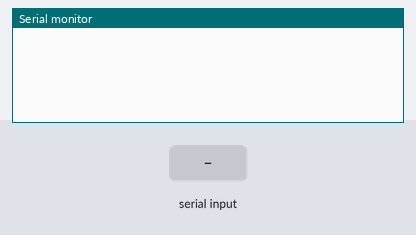
Recording of a sketch running on a simulated Arduino Uno, built with avr-gcc and run on an emulated ATmega328P. On the bench: the last lines printed to the serial monitor. The inputs (shaded band) are chosen by the test bench.

Above: at 1.2 s.
1.3 s: "1" received over Serial
At 2.3 s:
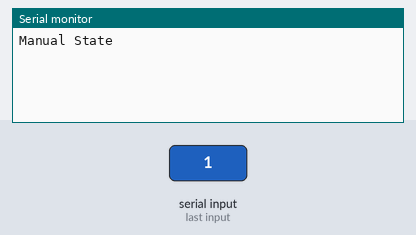
2.8 s: "0" received over Serial
At 3.5 s:
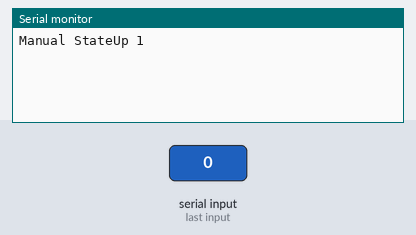

The sketch:

individualControls.ino
```cpp
/*All Quadcopter code under*/


/* Data types clarifier */
typedef unsigned char u8;
typedef unsigned short int u16;
typedef unsigned long int u32;

#define FALSE 0
#define TRUE !False

/* Enum type for state machine */
typedef enum{
  State_PowerSaving,
  State_TemperatureMeasurement,
  State_ManualDroneControl,
  State_AutomaticDroneTakeOff
}EnStates;

static EnStates En_StateMachineGlobal;

#define BAUD_RATE 115200

/* Function prototypes */
void GetBluetoothCommand(void);


/* Variable initializer */
void setup(void)
{
  Serial.begin(BAUD_RATE);          /* Start UART communication */
  En_StateMachineGlobal = State_PowerSaving;
}

/* All operation is done here. */
void loop(void)
{

  /* State Machine here */
  switch(En_StateMachineGlobal)
  {
    case State_PowerSaving:
    {
      GetBluetoothCommand();
    }
    break;

    case State_TemperatureMeasurement:
    {
    }
    break;

    case State_ManualDroneControl:
    {
      ManualDroneControl();
    }
    break;

    case State_AutomaticDroneTakeOff:
    {
    }
    break;
  }
}

#define BLT_ZERO 48
#define BLT_ONE  49
#define BLT_TWO  50

void GetBluetoothCommand(void)
{
  u8 U8_BluetoothMessage;
  U8_BluetoothMessage = Serial.read();

  if( U8_BluetoothMessage == BLT_ZERO )
  {
    En_StateMachineGlobal = State_TemperatureMeasurement;
  }
  else if( U8_BluetoothMessage == BLT_ONE )
  {
    En_StateMachineGlobal = State_ManualDroneControl;
    Serial.write("Manual State");
  }
}

void ManualDroneControl(void)
{
  u8 U8_BluetoothMessage;
  U8_BluetoothMessage = Serial.read();

  if(U8_BluetoothMessage == BLT_ZERO)
  {
    Serial.write("Up 1");
  }


}
```

Measured:
- after the input at 1.3 s, the serial monitor: prints a new line at once (image 1)
- after the input at 2.8 s, the serial monitor: prints a new line at once (image 2)
